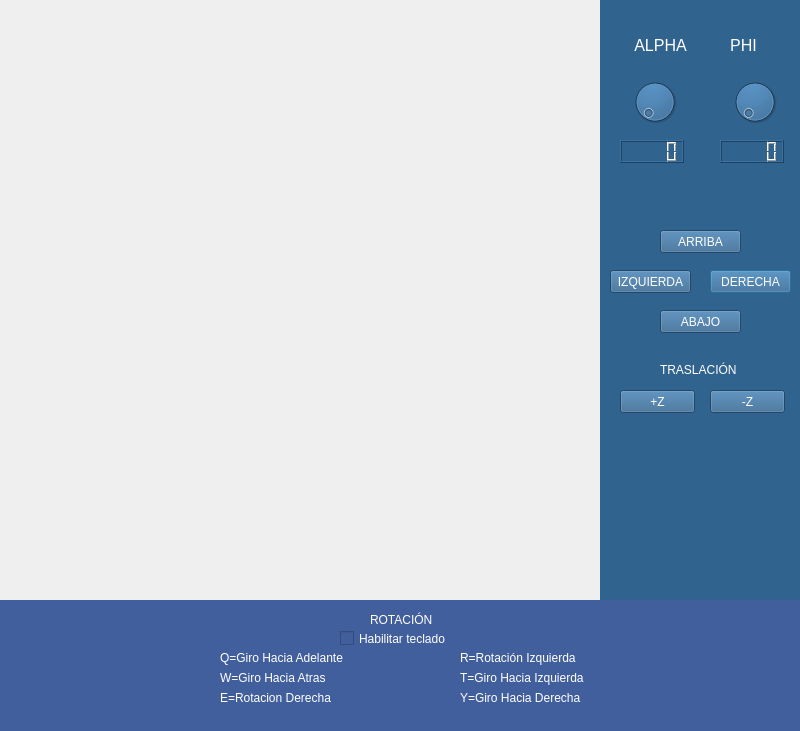
<?xml version="1.0" encoding="UTF-8"?>
<ui version="4.0">
 <class>Dialog</class>
 <widget class="QDialog" name="Dialog">
  <property name="geometry">
   <rect>
    <x>0</x>
    <y>0</y>
    <width>800</width>
    <height>731</height>
   </rect>
  </property>
  <property name="windowTitle">
   <string>Dialog</string>
  </property>
  <widget class="QWidget" name="widget" native="true">
   <property name="geometry">
    <rect>
     <x>600</x>
     <y>0</y>
     <width>200</width>
     <height>600</height>
    </rect>
   </property>
   <property name="styleSheet">
    <string notr="true">background-color: rgb(49, 99, 143);
color: rgb(255, 255, 255);</string>
   </property>
   <widget class="QDial" name="dial">
    <property name="geometry">
     <rect>
      <x>30</x>
      <y>70</y>
      <width>50</width>
      <height>64</height>
     </rect>
    </property>
   </widget>
   <widget class="QDial" name="dial_2">
    <property name="geometry">
     <rect>
      <x>130</x>
      <y>70</y>
      <width>50</width>
      <height>64</height>
     </rect>
    </property>
   </widget>
   <widget class="QLabel" name="label">
    <property name="geometry">
     <rect>
      <x>30</x>
      <y>30</y>
      <width>61</width>
      <height>31</height>
     </rect>
    </property>
    <property name="text">
     <string>&lt;html&gt;&lt;head/&gt;&lt;body&gt;&lt;p align=&quot;center&quot;&gt;&lt;span style=&quot; font-size:12pt;&quot;&gt;ALPHA&lt;/span&gt;&lt;/p&gt;&lt;/body&gt;&lt;/html&gt;</string>
    </property>
   </widget>
   <widget class="QLabel" name="label_2">
    <property name="geometry">
     <rect>
      <x>120</x>
      <y>30</y>
      <width>47</width>
      <height>31</height>
     </rect>
    </property>
    <property name="text">
     <string>&lt;html&gt;&lt;head/&gt;&lt;body&gt;&lt;p align=&quot;center&quot;&gt;&lt;span style=&quot; font-size:12pt;&quot;&gt;PHI&lt;/span&gt;&lt;/p&gt;&lt;/body&gt;&lt;/html&gt;</string>
    </property>
   </widget>
   <widget class="QLCDNumber" name="lcdNumber">
    <property name="geometry">
     <rect>
      <x>20</x>
      <y>140</y>
      <width>64</width>
      <height>23</height>
     </rect>
    </property>
   </widget>
   <widget class="QLCDNumber" name="lcdNumber_2">
    <property name="geometry">
     <rect>
      <x>120</x>
      <y>140</y>
      <width>64</width>
      <height>23</height>
     </rect>
    </property>
   </widget>
   <widget class="QPushButton" name="pushButton">
    <property name="geometry">
     <rect>
      <x>110</x>
      <y>270</y>
      <width>81</width>
      <height>23</height>
     </rect>
    </property>
    <property name="text">
     <string>DERECHA</string>
    </property>
   </widget>
   <widget class="QPushButton" name="pushButton_2">
    <property name="geometry">
     <rect>
      <x>10</x>
      <y>270</y>
      <width>81</width>
      <height>23</height>
     </rect>
    </property>
    <property name="text">
     <string>IZQUIERDA</string>
    </property>
   </widget>
   <widget class="QPushButton" name="pushButton_3">
    <property name="geometry">
     <rect>
      <x>60</x>
      <y>230</y>
      <width>81</width>
      <height>23</height>
     </rect>
    </property>
    <property name="text">
     <string>ARRIBA</string>
    </property>
   </widget>
   <widget class="QPushButton" name="pushButton_4">
    <property name="geometry">
     <rect>
      <x>60</x>
      <y>310</y>
      <width>81</width>
      <height>23</height>
     </rect>
    </property>
    <property name="text">
     <string>ABAJO</string>
    </property>
   </widget>
   <widget class="QPushButton" name="pushButton_5">
    <property name="geometry">
     <rect>
      <x>20</x>
      <y>390</y>
      <width>75</width>
      <height>23</height>
     </rect>
    </property>
    <property name="text">
     <string>+Z</string>
    </property>
   </widget>
   <widget class="QPushButton" name="pushButton_6">
    <property name="geometry">
     <rect>
      <x>110</x>
      <y>390</y>
      <width>75</width>
      <height>23</height>
     </rect>
    </property>
    <property name="text">
     <string>-Z</string>
    </property>
   </widget>
   <widget class="QLabel" name="label_10">
    <property name="geometry">
     <rect>
      <x>60</x>
      <y>360</y>
      <width>91</width>
      <height>20</height>
     </rect>
    </property>
    <property name="text">
     <string>TRASLACIÓN</string>
    </property>
   </widget>
  </widget>
  <widget class="QWidget" name="widget_2" native="true">
   <property name="geometry">
    <rect>
     <x>0</x>
     <y>600</y>
     <width>800</width>
     <height>131</height>
    </rect>
   </property>
   <property name="styleSheet">
    <string notr="true">background-color: rgb(66, 95, 157);
color: rgb(255, 255, 255);</string>
   </property>
   <widget class="QCheckBox" name="checkBox">
    <property name="geometry">
     <rect>
      <x>340</x>
      <y>30</y>
      <width>121</width>
      <height>17</height>
     </rect>
    </property>
    <property name="text">
     <string>Habilitar teclado</string>
    </property>
   </widget>
   <widget class="QLabel" name="label_3">
    <property name="geometry">
     <rect>
      <x>220</x>
      <y>50</y>
      <width>131</width>
      <height>16</height>
     </rect>
    </property>
    <property name="text">
     <string>Q=Giro Hacia Adelante</string>
    </property>
   </widget>
   <widget class="QLabel" name="label_4">
    <property name="geometry">
     <rect>
      <x>220</x>
      <y>70</y>
      <width>131</width>
      <height>16</height>
     </rect>
    </property>
    <property name="text">
     <string>W=Giro Hacia Atras</string>
    </property>
   </widget>
   <widget class="QLabel" name="label_5">
    <property name="geometry">
     <rect>
      <x>220</x>
      <y>90</y>
      <width>131</width>
      <height>16</height>
     </rect>
    </property>
    <property name="text">
     <string>E=Rotacion Derecha</string>
    </property>
   </widget>
   <widget class="QLabel" name="label_6">
    <property name="geometry">
     <rect>
      <x>460</x>
      <y>50</y>
      <width>131</width>
      <height>16</height>
     </rect>
    </property>
    <property name="text">
     <string>R=Rotación Izquierda</string>
    </property>
   </widget>
   <widget class="QLabel" name="label_7">
    <property name="geometry">
     <rect>
      <x>460</x>
      <y>70</y>
      <width>141</width>
      <height>16</height>
     </rect>
    </property>
    <property name="text">
     <string>T=Giro Hacia Izquierda</string>
    </property>
   </widget>
   <widget class="QLabel" name="label_8">
    <property name="geometry">
     <rect>
      <x>460</x>
      <y>90</y>
      <width>141</width>
      <height>16</height>
     </rect>
    </property>
    <property name="text">
     <string>Y=Giro Hacia Derecha</string>
    </property>
   </widget>
   <widget class="QLabel" name="label_9">
    <property name="geometry">
     <rect>
      <x>370</x>
      <y>10</y>
      <width>91</width>
      <height>20</height>
     </rect>
    </property>
    <property name="text">
     <string>ROTACIÓN</string>
    </property>
   </widget>
  </widget>
 </widget>
 <resources/>
 <connections>
  <connection>
   <sender>dial</sender>
   <signal>valueChanged(int)</signal>
   <receiver>lcdNumber</receiver>
   <slot>display(int)</slot>
   <hints>
    <hint type="sourcelabel">
     <x>665</x>
     <y>115</y>
    </hint>
    <hint type="destinationlabel">
     <x>656</x>
     <y>158</y>
    </hint>
   </hints>
  </connection>
  <connection>
   <sender>dial_2</sender>
   <signal>valueChanged(int)</signal>
   <receiver>lcdNumber_2</receiver>
   <slot>display(int)</slot>
   <hints>
    <hint type="sourcelabel">
     <x>739</x>
     <y>102</y>
    </hint>
    <hint type="destinationlabel">
     <x>745</x>
     <y>151</y>
    </hint>
   </hints>
  </connection>
 </connections>
</ui>
